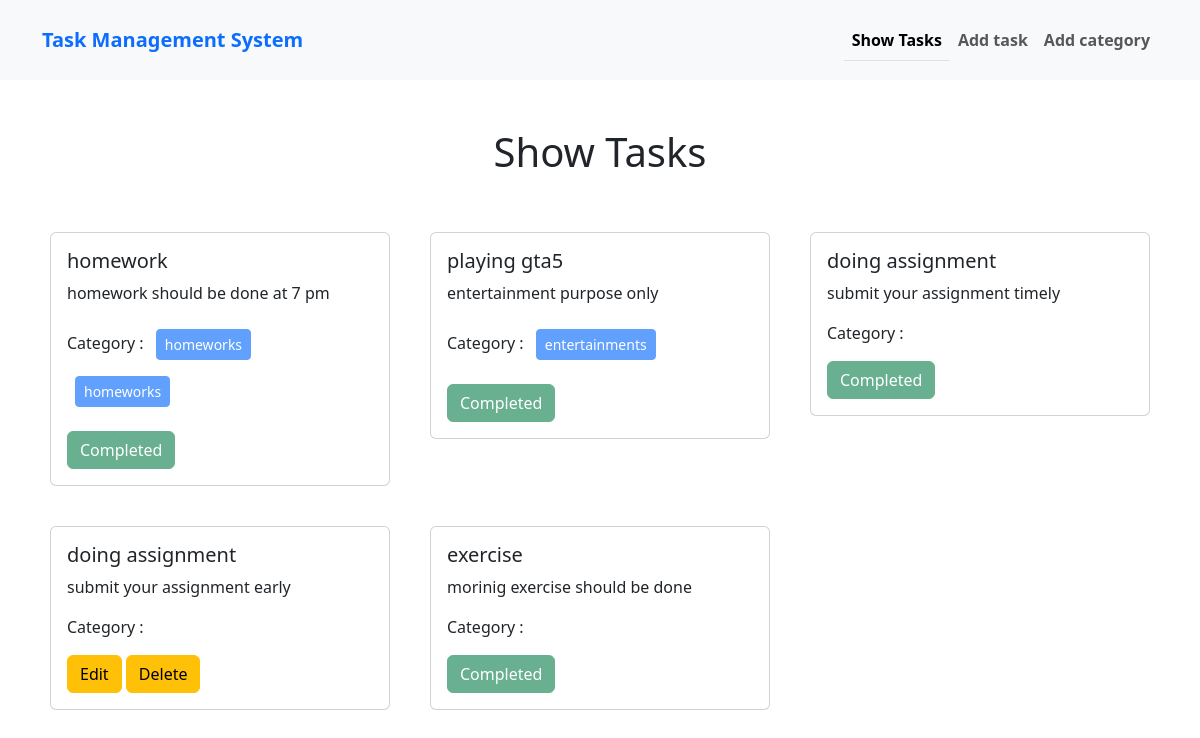
The page / on the database its author committed.
### task/models.py (models this page shows, shortened)
class TaskModel(models.Model):
    taskTitle = models.CharField(max_length=255)
    taskDescription = models.TextField()
    is_completed = models.BooleanField(default=False)
    task_Assign_Date = models.DateField()

### category/models.py (models this page shows, shortened)
class TaskCategory(models.Model):
    categoryName = models.CharField(max_length=100)
    tasks = models.ManyToManyField(TaskModel)

### task_management_system/views.py (the view)
# urls.py: path('',views.show_tasks,name='show_tasks'),
def show_tasks(request):
    tasks = TaskModel.objects.all()
    return render(request, 'base.html', {'tasks': tasks})

### templates/base.html (shortened to what this page needs)
<!doctype html>
<html lang="en">
<head>
    <link href="https://cdn.jsdelivr.net/npm/bootstrap@5.3.2/dist/css/bootstrap.min.css" rel="stylesheet"
>
</head>
<body>
    <nav class="navbar navbar-expand-lg bg-body-tertiary " style="height: 80px; ">
        <div class="container">
          <a class="navbar-brand fw-bold text-primary fs-5" href="{% url 'show_tasks' %}">Task Management System</a>
          <div class="collapse navbar-collapse" id="navbarNavAltMarkup">
            <div class="navbar-nav ms-auto">
              <a class="nav-link active fw-bold border-bottom" aria-current="page" href="{% url 'show_tasks' %}">Show Tasks</a>
              <a class="nav-link fw-bold" href="{% url 'add_task' %}">Add task</a>
              <a class="nav-link fw-bold" href="{% url 'add_category' %}">Add category</a>
            </div>
          </div>
        </div>
      </nav>
    {% block content %}
    <div class="container m-5 mx-auto">
        <h1 class="text-center m-5">Show Tasks</h1>
        <div class="row row-cols-1 row-cols-md-3 g-4">
            {% for task in tasks%}
            <div class="col-sm-3">
                <div class="card m-2">
                  <div class="card-body">
                    <h5 class="card-title">{{task.taskTitle}}</h5>
                    <p class="card-text">{{task.taskDescription}}</p>
                    <p>
                      Category : {% for cat in task.taskcategory_set.all %}
                      <button class="btn btn-primary btn-sm m-2" disabled >{{cat.categoryName}} </button>
                      {% endfor %}
                    </p>
                    {% if not task.is_completed %}
                    <a href="{% url 'edit_task' task.id %}" class="btn btn-warning">Edit</a>
                    <a href="{% url 'delete_task' task.id %}" class="btn btn-warning">Delete</a>
                        {% else %}
                        <button type="button" class="btn btn-success" disabled>Completed</button>
                    {% endif %}
                  </div>
                </div>
              </div>
            {% endfor %}
        </div>
    </div>
    {% endblock %}
</body>
</html>

### rows shown on the page
TaskModel: taskTitle "homework", taskDescription "homework should be done at 7 pm", is_completed "Completed"
TaskCategory: categoryName "homeworks"
TaskCategory: categoryName "homeworks"
TaskModel: taskTitle "playing gta5", taskDescription "entertainment purpose only", is_completed "Completed"
TaskCategory: categoryName "entertainments"
TaskModel: taskTitle "doing assignment", taskDescription "submit your assignment timely", is_completed "Completed"
TaskModel: taskTitle "doing assignment", taskDescription "submit your assignment early", is_completed "Edit"
TaskModel: taskTitle "exercise", taskDescription "morinig exercise should be done", is_completed "Completed"
